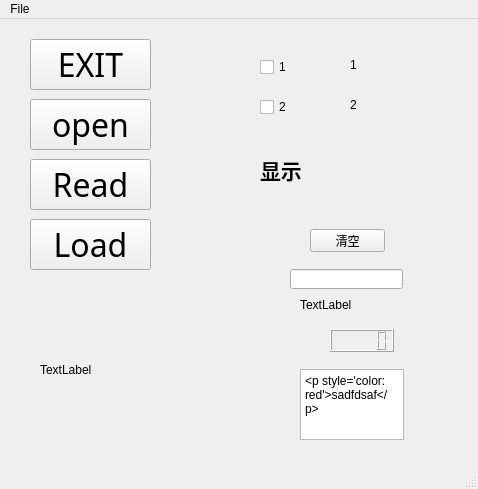
<?xml version="1.0" encoding="UTF-8"?>
<ui version="4.0">
 <class>MainWindow</class>
 <widget class="QMainWindow" name="MainWindow">
  <property name="enabled">
   <bool>true</bool>
  </property>
  <property name="geometry">
   <rect>
    <x>0</x>
    <y>0</y>
    <width>478</width>
    <height>489</height>
   </rect>
  </property>
  <property name="windowTitle">
   <string>MainWindow</string>
  </property>
  <widget class="QWidget" name="centralwidget">
   <widget class="QPushButton" name="pushButton">
    <property name="geometry">
     <rect>
      <x>30</x>
      <y>20</y>
      <width>121</width>
      <height>51</height>
     </rect>
    </property>
    <property name="font">
     <font>
      <family>楷体</family>
      <pointsize>24</pointsize>
     </font>
    </property>
    <property name="text">
     <string>EXIT</string>
    </property>
    <property name="checkable">
     <bool>false</bool>
    </property>
   </widget>
   <widget class="QLineEdit" name="lineEdit">
    <property name="geometry">
     <rect>
      <x>290</x>
      <y>250</y>
      <width>113</width>
      <height>20</height>
     </rect>
    </property>
   </widget>
   <widget class="QLabel" name="label">
    <property name="geometry">
     <rect>
      <x>300</x>
      <y>280</y>
      <width>54</width>
      <height>12</height>
     </rect>
    </property>
    <property name="text">
     <string>TextLabel</string>
    </property>
   </widget>
   <widget class="QLCDNumber" name="lcdNumber_3">
    <property name="geometry">
     <rect>
      <x>330</x>
      <y>310</y>
      <width>64</width>
      <height>23</height>
     </rect>
    </property>
   </widget>
   <widget class="QPushButton" name="pushButton_2">
    <property name="geometry">
     <rect>
      <x>310</x>
      <y>210</y>
      <width>75</width>
      <height>23</height>
     </rect>
    </property>
    <property name="text">
     <string>清空</string>
    </property>
   </widget>
   <widget class="QTextEdit" name="textEdit">
    <property name="geometry">
     <rect>
      <x>300</x>
      <y>350</y>
      <width>104</width>
      <height>71</height>
     </rect>
    </property>
    <property name="html">
     <string>&lt;!DOCTYPE HTML PUBLIC &quot;-//W3C//DTD HTML 4.0//EN&quot; &quot;http://www.w3.org/TR/REC-html40/strict.dtd&quot;&gt;
&lt;html&gt;&lt;head&gt;&lt;meta name=&quot;qrichtext&quot; content=&quot;1&quot; /&gt;&lt;style type=&quot;text/css&quot;&gt;
p, li { white-space: pre-wrap; }
&lt;/style&gt;&lt;/head&gt;&lt;body style=&quot; font-family:'SimSun'; font-size:9pt; font-weight:400; font-style:normal;&quot;&gt;
&lt;p style=&quot; margin-top:0px; margin-bottom:0px; margin-left:0px; margin-right:0px; -qt-block-indent:0; text-indent:0px;&quot;&gt;&amp;lt;p style='color: red'&amp;gt;sadfdsaf&amp;lt;/p&amp;gt;&lt;/p&gt;&lt;/body&gt;&lt;/html&gt;</string>
    </property>
   </widget>
   <widget class="QCheckBox" name="checkBox">
    <property name="geometry">
     <rect>
      <x>260</x>
      <y>40</y>
      <width>71</width>
      <height>16</height>
     </rect>
    </property>
    <property name="text">
     <string>1</string>
    </property>
    <property name="checked">
     <bool>false</bool>
    </property>
   </widget>
   <widget class="QCheckBox" name="checkBox_2">
    <property name="geometry">
     <rect>
      <x>260</x>
      <y>80</y>
      <width>71</width>
      <height>16</height>
     </rect>
    </property>
    <property name="text">
     <string>2</string>
    </property>
   </widget>
   <widget class="QLabel" name="label_2">
    <property name="geometry">
     <rect>
      <x>350</x>
      <y>40</y>
      <width>54</width>
      <height>12</height>
     </rect>
    </property>
    <property name="text">
     <string>1</string>
    </property>
   </widget>
   <widget class="QLabel" name="label_3">
    <property name="geometry">
     <rect>
      <x>350</x>
      <y>80</y>
      <width>54</width>
      <height>12</height>
     </rect>
    </property>
    <property name="text">
     <string>2</string>
    </property>
   </widget>
   <widget class="QPushButton" name="pushButton_3">
    <property name="geometry">
     <rect>
      <x>30</x>
      <y>80</y>
      <width>121</width>
      <height>51</height>
     </rect>
    </property>
    <property name="font">
     <font>
      <family>楷体</family>
      <pointsize>24</pointsize>
     </font>
    </property>
    <property name="text">
     <string>open</string>
    </property>
    <property name="checkable">
     <bool>false</bool>
    </property>
   </widget>
   <widget class="QPushButton" name="pushButton_4">
    <property name="geometry">
     <rect>
      <x>30</x>
      <y>140</y>
      <width>121</width>
      <height>51</height>
     </rect>
    </property>
    <property name="font">
     <font>
      <family>楷体</family>
      <pointsize>24</pointsize>
     </font>
    </property>
    <property name="text">
     <string>Read</string>
    </property>
    <property name="checkable">
     <bool>false</bool>
    </property>
   </widget>
   <widget class="QPushButton" name="pushButton_5">
    <property name="geometry">
     <rect>
      <x>30</x>
      <y>200</y>
      <width>121</width>
      <height>51</height>
     </rect>
    </property>
    <property name="font">
     <font>
      <family>楷体</family>
      <pointsize>24</pointsize>
     </font>
    </property>
    <property name="text">
     <string>Load</string>
    </property>
    <property name="checkable">
     <bool>false</bool>
    </property>
   </widget>
   <widget class="QLabel" name="label_4">
    <property name="geometry">
     <rect>
      <x>260</x>
      <y>130</y>
      <width>121</width>
      <height>41</height>
     </rect>
    </property>
    <property name="font">
     <font>
      <family>Arial</family>
      <pointsize>16</pointsize>
      <weight>75</weight>
      <bold>true</bold>
     </font>
    </property>
    <property name="text">
     <string>显示</string>
    </property>
   </widget>
   <widget class="QLabel" name="label_5">
    <property name="geometry">
     <rect>
      <x>40</x>
      <y>280</y>
      <width>201</width>
      <height>141</height>
     </rect>
    </property>
    <property name="text">
     <string>TextLabel</string>
    </property>
   </widget>
  </widget>
  <widget class="QMenuBar" name="menubar">
   <property name="geometry">
    <rect>
     <x>0</x>
     <y>0</y>
     <width>478</width>
     <height>23</height>
    </rect>
   </property>
   <widget class="QMenu" name="menuFile">
    <property name="title">
     <string>File</string>
    </property>
    <addaction name="actionOpen"/>
    <addaction name="actionExit"/>
   </widget>
   <addaction name="menuFile"/>
  </widget>
  <widget class="QStatusBar" name="statusbar"/>
  <action name="actionOpen">
   <property name="text">
    <string>Open</string>
   </property>
  </action>
  <action name="actionExit">
   <property name="text">
    <string>Exit</string>
   </property>
  </action>
 </widget>
 <layoutdefault spacing="6" margin="11"/>
 <resources/>
 <connections>
  <connection>
   <sender>pushButton</sender>
   <signal>clicked()</signal>
   <receiver>MainWindow</receiver>
   <slot>close()</slot>
   <hints>
    <hint type="sourcelabel">
     <x>150</x>
     <y>93</y>
    </hint>
    <hint type="destinationlabel">
     <x>153</x>
     <y>69</y>
    </hint>
   </hints>
  </connection>
  <connection>
   <sender>lineEdit</sender>
   <signal>textChanged(QString)</signal>
   <receiver>label</receiver>
   <slot>setText(QString)</slot>
   <hints>
    <hint type="sourcelabel">
     <x>112</x>
     <y>227</y>
    </hint>
    <hint type="destinationlabel">
     <x>96</x>
     <y>258</y>
    </hint>
   </hints>
  </connection>
 </connections>
</ui>
